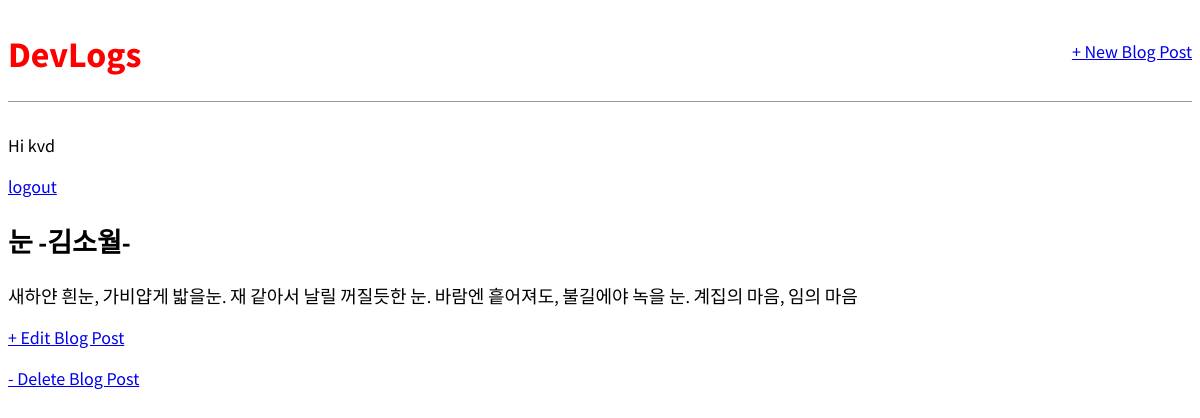
Page /post/2/ (signed in) on the committed database.
### blog/models.py (models this page shows, shortened)
class Post(models.Model):
    title = models.CharField(max_length=200)
    author = models.ForeignKey(
        'auth.User',
        on_delete=models.CASCADE,
    )
    body = models.TextField()

### blog/views.py (the view)
# urls.py: path('post/<int:pk>/', views.BlogDetailView.as_view(), name='post_detail'),
class BlogDetailView(DetailView):
    model = Post
    template_name = 'post_detail.html'
    context_object_name = 'post'

### templates/post_detail.html
{% extends 'base.html' %}
{% block content %}
    <div class="post_entry">
        <h2>{{ post.title }}</h2>
        <p>{{ post.body }}</p>
    </div>
    <p><a href="{% url 'post_edit' post.pk %}">+ Edit Blog Post</a></p>
    <p><a href="{% url 'post_delete' post.pk %}">- Delete Blog Post</a></p>
{% endblock content %}

### templates/base.html (shortened to what this page needs)
{% load staticfiles %}
<!DOCTYPE html>
<html>
<head>
    <link rel="stylesheet" href="{% static 'css/base.css' %}">
</head>
<body>
    <div class="container">
        <header>
            <div class="nav-left">
                <h1><a href="/">DevLogs</a></h1>
            </div>
            <div class="nav-right">
                <a href="{% url 'post_new' %}">+ New Blog Post</a>
            </div>
        </header>
        {% if user.is_authenticated %}
            <p>Hi {{ user.username }}</p>
            <p><a href="{% url 'logout' %}">logout</a></p>
        {% else %}
            <p>You are not logged in.</p>
            <a href="{% url 'login' %}">login</a>
        {% endif %}
        {% block content %}
        {% endblock content %}
    </div>
</body>
</html>

### static/css/base.css (style rules this page uses)
body { font-family: 'Source Sans Pro', sans-serif; font-size: 18px; }
header { border-bottom: 1px solid #999; margin-bottom: 2rem; display: flex; }
header h1 a { color: red; text-decoration: none; }
.nav-left { margin-right: auto; }
.nav-right { display: flex; padding-top: 2rem; }

### rows in the picture
Post: title "눈 -김소월-", body "새하얀 흰눈, 가비얍게 밟을눈. 재 같아서 날릴 꺼질듯한 눈. 바람엔 흩어져도, 불길에야 녹을 눈. 계집의 마음, 임의 마음"

### other values in the picture
{{ user.username }} "kvd"
